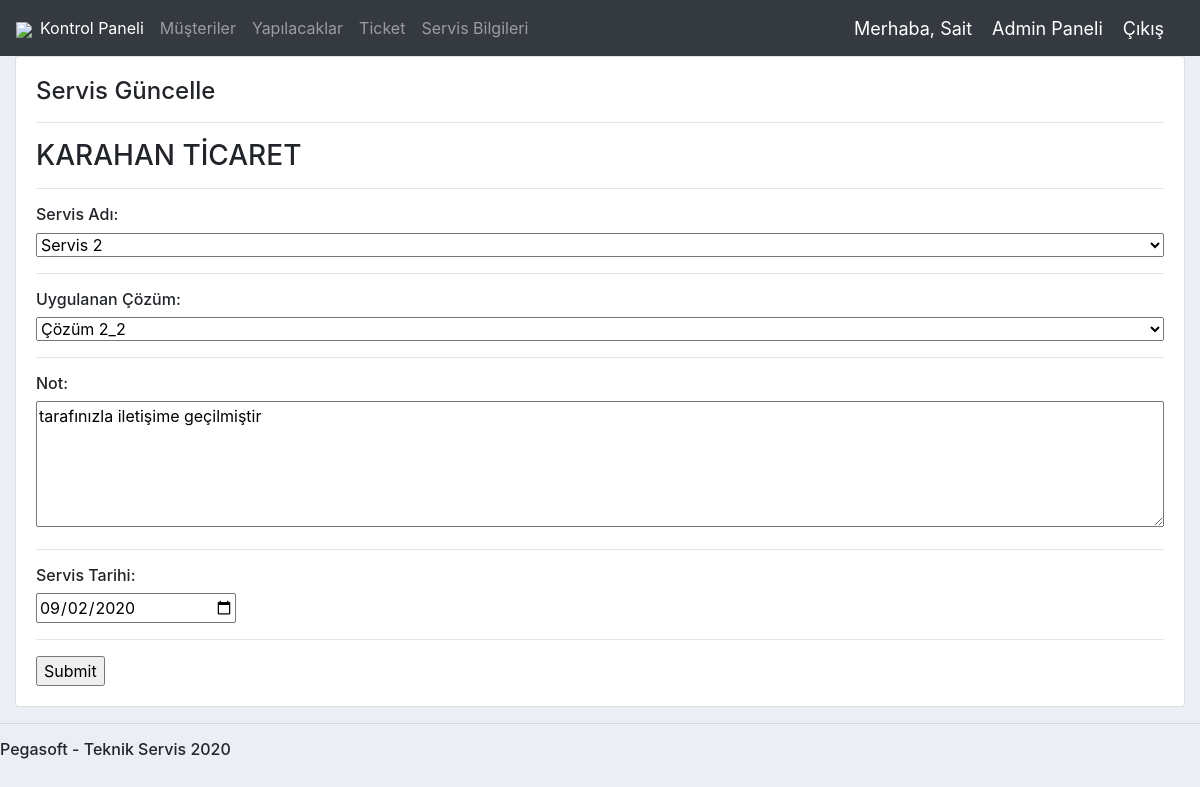
The page /update_service/60/ (signed in) on the database its author committed.
### accounts/models.py (models this page shows, shortened)
class Service(models.Model):
	ticketNumber = models.CharField(max_length=10, null=True, blank=True)
	serviceCustomer = models.ForeignKey(Customer, null=True, on_delete= models.SET_NULL)
	serviceName = models.CharField(max_length=1000, null=True, choices=SERVICE_CHOICES)
	solutionName = models.CharField(max_length=1000, null=True, choices=SOLUTION_CHOICES)
	note = models.CharField(max_length=1000, blank=True)
	serviceDate = models.DateTimeField(null=True)
	user = models.ForeignKey(User, null=True, on_delete= models.SET_NULL)
	class Meta:
		get_latest_by = 'id'
		ordering = ('serviceCustomer',)

class Customer(models.Model):
	MAINTENANCE = (
		('Aktif','Aktif'),
		('Pasif','Pasif'),
		)
	STATUS = (
		('Gönderildi','Gönderildi'),
		('Gönderilmedi','Gönderilmedi'),
		)
	userName = models.OneToOneField(User, null=True,blank=True, on_delete= models.CASCADE)
	name = models.CharField(max_length=200, null=True, blank=True)
	person = models.CharField(max_length=200, null=True, blank=True)
	phone = models.CharField(max_length=200, null=True, blank=True)
	gsm = models.CharField(max_length=200, null=True, blank=True)
	fax = models.CharField(max_length=200, null=True, blank=True)
	email = models.CharField(max_length=200, null=True, blank=True)
	adress = models.CharField(max_length=1000, null=True, blank=True)
	city = models.CharField(max_length=200, null=True, blank=True)
	town = models.CharField(max_length=50, null=True, blank=True)
	productName = models.CharField(max_length=200, null=True, blank=True)
	productKey = models.CharField(max_length=200, null=True, blank=True)
	productClient = models.CharField(max_length=10, null=True, blank=True)
	taxNumber = models.CharField(max_length=200, null=True, blank=True)
	taxAdmin = models.CharField(max_length=200, null=True, blank=True)
	dateCreated = models.DateTimeField(auto_now_add=True, null=True)
	maintenance = models.CharField(max_length=200, null=True, blank=True, choices=MAINTENANCE)
	maintenanceStartDate = models.DateTimeField(null=True, blank=True)
	maintenanceEndDate = models.DateTimeField(null=True, blank=True)
	emailStatus = models.CharField(max_length=200, null=True, blank=True, choices=STATUS)
	def __str__(self):
		return self.name

### accounts/decorators.py (the view)
		def WrapperFunc(request,*args,**kwargs):
			group = None
			if request.user.groups.exists():
				group = request.user.groups.all()[0].name
			if group in allowed_roles:
				return view_func(request,*args,**kwargs)
			else:
				return HttpResponse('Bu sayfayı görüntülemeye yetkiniz bulunmamaktadır.')

### accounts/forms.py
class ServiceForm(ModelForm):
	class Meta:
		model = Service
		fields = ['serviceName','solutionName','note','serviceDate']
		widgets = {
            'serviceDate': DateInput(),
            'note' : Textarea(attrs={'class': 'input','rows':'5'}),
        }

### accounts/views.py (called while the page is built)
@login_required(login_url='login')
@AllowedUsers(allowed_roles=['admin','personal'])
def updateService(request, pk):
	service = Service.objects.get(id=pk)
	form = ServiceForm(instance=service)
	if request.method == 'POST':
		form = ServiceForm(request.POST, instance=service)
		if form.is_valid():
			form.save()
			return redirect('/services')
	auth = request.user.groups.all()[0].name
	context = {'service':service,'form':form,'auth':auth}
	return render(request, 'accounts/service_update_form.html', context)

### accounts/templates/accounts/service_update_form.html (shortened to what this page needs)
{%  extends 'accounts/main.html' %}
{% load static %}
{% block content %}
<div class="row">
	<div class="col-md">
		<div class="card card-body">
			<form action="" method="POST">
				<h4>Servis Güncelle </h4>
				<hr>
				<h3>{{service.serviceCustomer}}</h3>
				<hr>
				<h6>Servis Adı: </h6>
				<p>{{form.serviceName}}</p>
				<hr>
				<h6>Uygulanan Çözüm: </h6>
				<p>{{form.solutionName}}</p>
				<hr>
				<h6>Not: </h6>
                <p>{{form.note}}</p>
                <hr>
				<h6>Servis Tarihi: </h6>
				<p>{{form.serviceDate}}</p>
				<hr>
				<input type="submit" name="Submit">
			</form>
		</div>
	</div>
</div>
{% endblock %}

### accounts/templates/accounts/navbar.html (shortened to what this page needs)
{% load static %}
<nav class="navbar navbar-expand-lg navbar-dark bg-dark">
  <a href="/"><img src="{% static 'images/logo.png' %}"></a>
  <div class="collapse navbar-collapse" id="navbarNav">
    <ul class="navbar-nav">
      {% if request.user.is_staff %}
        <li class="nav-item active">
          <a class="nav-link" href="{% url 'home' %}">Kontrol Paneli</a>
        </li>
        <li class="nav-item">
          <a class="nav-link" href="{% url 'customers' %}">Müşteriler</a>
        </li>
        <li class="nav-item">
          <a class="nav-link" href="{% url 'todo' %}">Yapılacaklar</a>
        </li>
        <li class="nav-item">
          <a class="nav-link" href="{% url 'all-ticket' %}">Ticket</a>
        </li>
        <li class="nav-item">
          <a class="nav-link" href="{% url 'services' %}">Servis Bilgileri</a>
        </li>
      {% endif %}
    </ul>
  </div>
  {% if auth == 'personal' or auth == 'admin' %}
    <span class="hello-msg">Merhaba, {{request.user.get_short_name}}</span>
    <span ><a  class="hello-msg" href="/admin">Admin Paneli</a></span>
    <span ><a  class="hello-msg" href="{% url 'logout' %}">Çıkış</a></span>
  {% else %}
    <span class="hello-msg">Merhaba, {{request.user.get_full_name}}</span>
    <span ><a  class="hello-msg" href="{% url 'logout' %}">Çıkış</a></span>
  {% endif %}
</nav>

### crm/static/css/main.css (style rules this page uses)
body { background-color: #ebeff5; }

### accounts/templates/accounts/main.html (style rules this page uses)
#id_note { width: 100%; }
#id_serviceName { width: 100%; }
#id_solutionName { width: 100%; }
#id_serviceDate { width: 200px; }

### accounts/templates/accounts/navbar.html (style rules this page uses)
.hello-msg { font-size: 18px; color: #fff; margin-right: 20px; }

### rows shown on the page
Service: serviceCustomer "KARAHAN TİCARET", serviceName "Servis 2", solutionName "Çözüm 2_2", note "tarafınızla iletişime geçilmiştir", serviceDate "09/02/2020"

### other values the page prints
{{ request.user.get_short_name }} "Sait"
